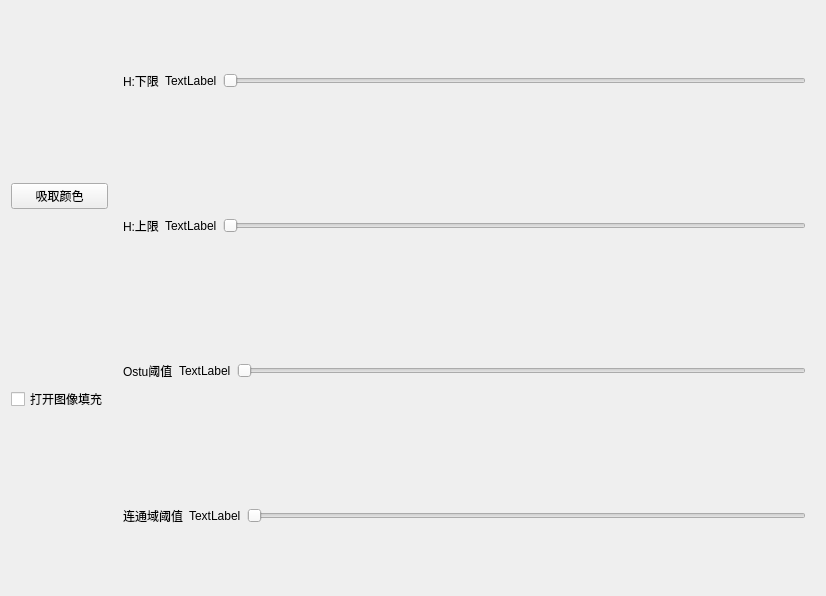
<?xml version="1.0" encoding="UTF-8"?>
<ui version="4.0">
 <class>ColorAdjustClass</class>
 <widget class="QWidget" name="ColorAdjustClass">
  <property name="geometry">
   <rect>
    <x>0</x>
    <y>0</y>
    <width>826</width>
    <height>596</height>
   </rect>
  </property>
  <property name="windowTitle">
   <string>Form</string>
  </property>
  <layout class="QVBoxLayout" name="verticalLayout_2">
   <item>
    <layout class="QHBoxLayout" name="horizontalLayout_8">
     <item>
      <layout class="QVBoxLayout" name="verticalLayout_3">
       <item>
        <widget class="QPushButton" name="pick_color">
         <property name="text">
          <string>吸取颜色</string>
         </property>
        </widget>
       </item>
       <item>
        <widget class="QCheckBox" name="is_fill">
         <property name="text">
          <string>打开图像填充</string>
         </property>
        </widget>
       </item>
      </layout>
     </item>
     <item>
      <layout class="QVBoxLayout" name="verticalLayout">
       <item>
        <layout class="QHBoxLayout" name="horizontalLayout">
         <item>
          <widget class="QWidget" name="h_low" native="true">
           <layout class="QHBoxLayout" name="horizontalLayout_2">
            <item>
             <widget class="QLabel" name="label">
              <property name="text">
               <string>H:下限</string>
              </property>
             </widget>
            </item>
            <item>
             <widget class="QLabel" name="H_low">
              <property name="text">
               <string>TextLabel</string>
              </property>
             </widget>
            </item>
            <item>
             <widget class="QSlider" name="slider_h_low">
              <property name="maximum">
               <number>180</number>
              </property>
              <property name="orientation">
               <enum>Qt::Horizontal</enum>
              </property>
             </widget>
            </item>
           </layout>
          </widget>
         </item>
        </layout>
       </item>
       <item>
        <widget class="QWidget" name="widget_2" native="true">
         <layout class="QHBoxLayout" name="horizontalLayout_3">
          <item>
           <widget class="QLabel" name="label_2">
            <property name="text">
             <string>H:上限</string>
            </property>
           </widget>
          </item>
          <item>
           <widget class="QLabel" name="H_high">
            <property name="text">
             <string>TextLabel</string>
            </property>
           </widget>
          </item>
          <item>
           <widget class="QSlider" name="slider_h_high">
            <property name="maximum">
             <number>180</number>
            </property>
            <property name="orientation">
             <enum>Qt::Horizontal</enum>
            </property>
           </widget>
          </item>
         </layout>
        </widget>
       </item>
       <item>
        <widget class="QWidget" name="widget_3" native="true">
         <layout class="QHBoxLayout" name="horizontalLayout_4">
          <item>
           <widget class="QLabel" name="label_3">
            <property name="text">
             <string>Ostu阈值</string>
            </property>
           </widget>
          </item>
          <item>
           <widget class="QLabel" name="ostu_thread">
            <property name="text">
             <string>TextLabel</string>
            </property>
           </widget>
          </item>
          <item>
           <widget class="QSlider" name="slider_ostu_thread">
            <property name="maximum">
             <number>100</number>
            </property>
            <property name="orientation">
             <enum>Qt::Horizontal</enum>
            </property>
           </widget>
          </item>
         </layout>
        </widget>
       </item>
       <item>
        <widget class="QWidget" name="widget_4" native="true">
         <layout class="QHBoxLayout" name="horizontalLayout_5">
          <item>
           <widget class="QLabel" name="label_4">
            <property name="text">
             <string>连通域阈值</string>
            </property>
           </widget>
          </item>
          <item>
           <widget class="QLabel" name="con_thread">
            <property name="text">
             <string>TextLabel</string>
            </property>
           </widget>
          </item>
          <item>
           <widget class="QSlider" name="slider_con_thread">
            <property name="maximum">
             <number>255</number>
            </property>
            <property name="orientation">
             <enum>Qt::Horizontal</enum>
            </property>
           </widget>
          </item>
         </layout>
        </widget>
       </item>
      </layout>
     </item>
    </layout>
   </item>
  </layout>
 </widget>
 <resources/>
 <connections/>
</ui>
